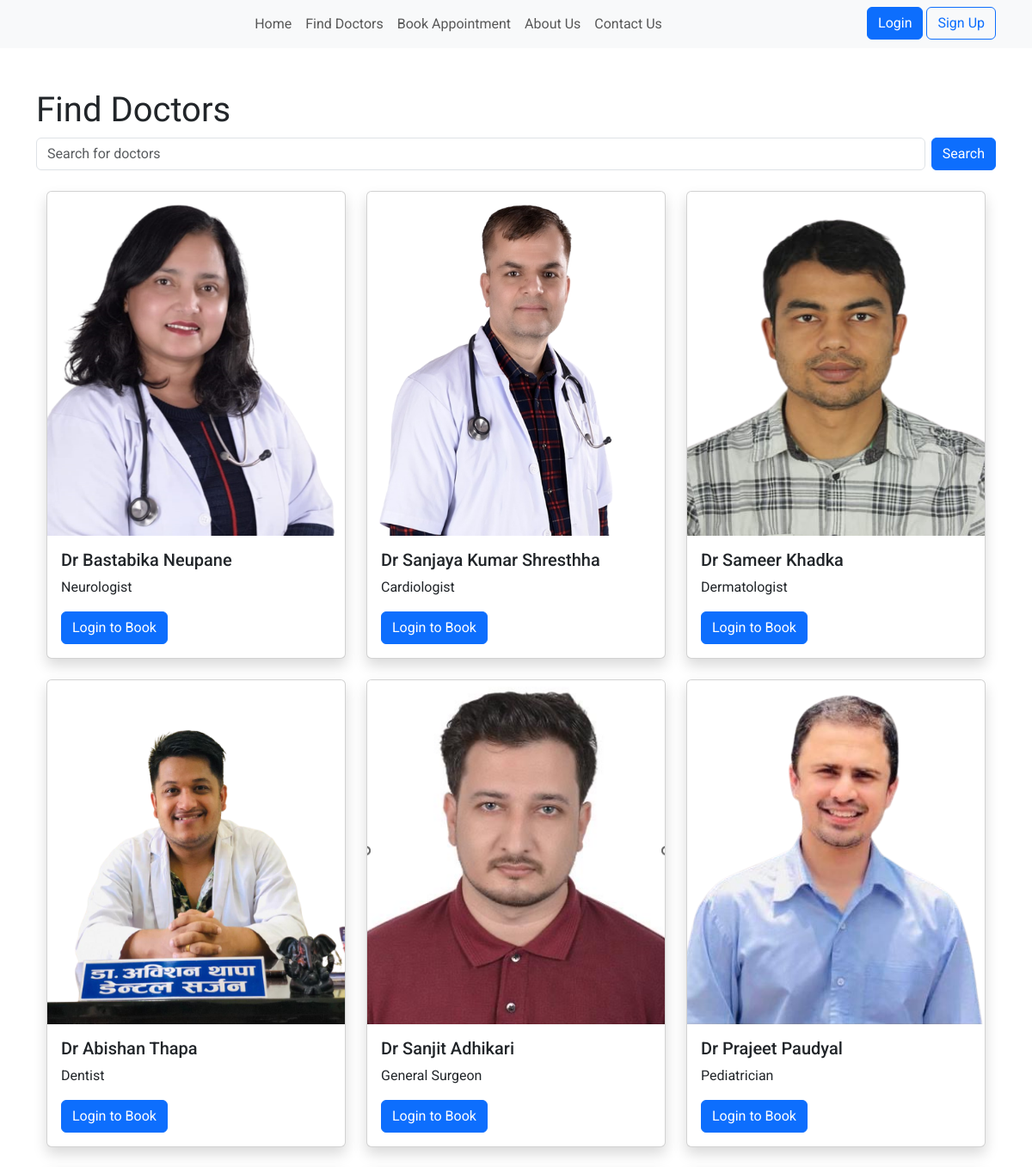
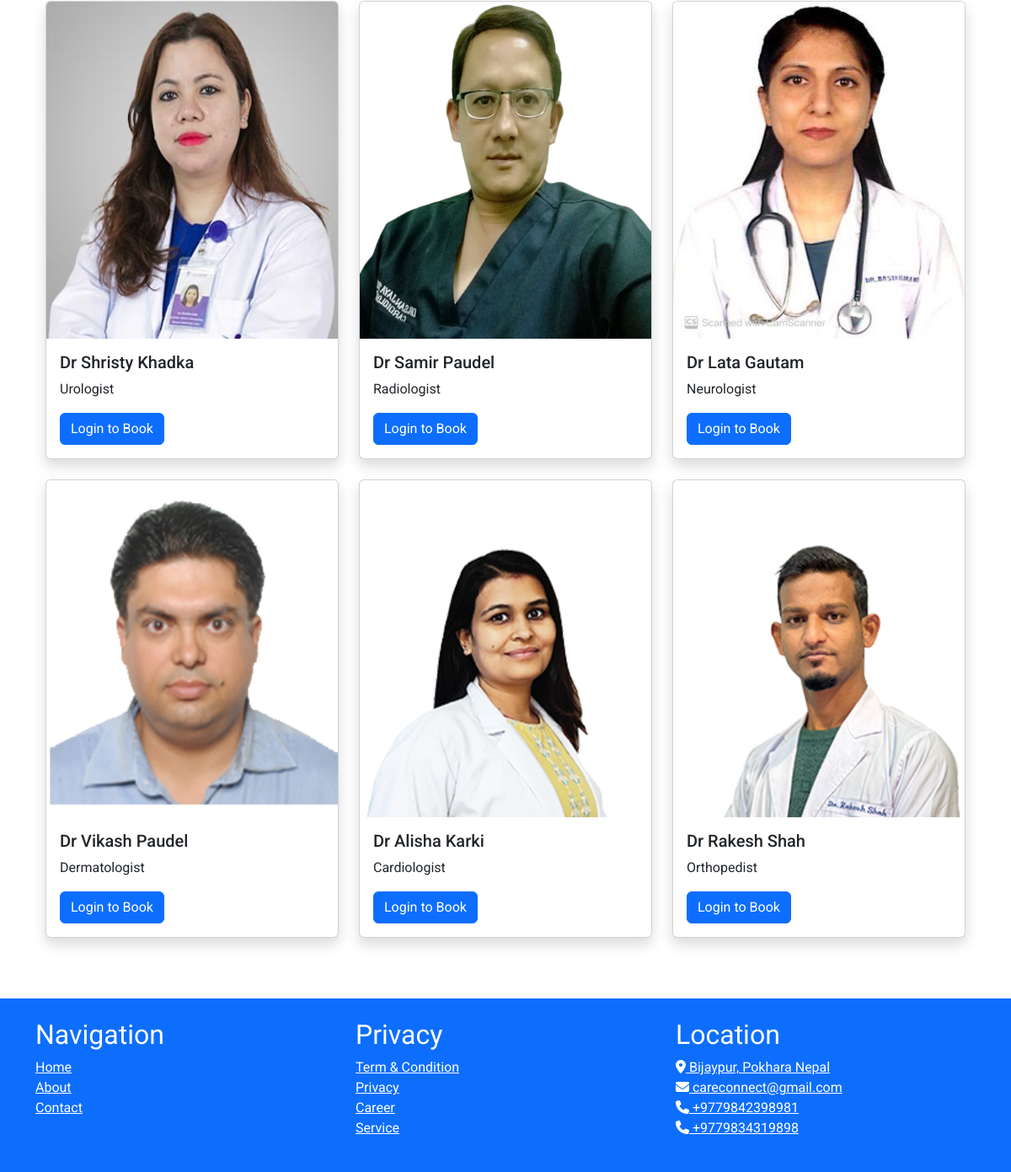
The app's page /doctors/find-doctors/ with its own data (2 pictures, top to bottom).
### doctors/models.py (models this page shows, shortened)
class Doctor(models.Model):
    name = models.CharField(max_length=50)
    mobile = models.CharField(max_length=15)
    profession = models.ForeignKey(Profession, on_delete=models.CASCADE,null=True)
    image = models.ImageField(upload_to='doctor_images/', null=True, blank=True)

### cms/models.py (models this page shows)
class Profession(models.Model):
    name = models.CharField(max_length=100)
    speciality = models.ForeignKey(Speciality, on_delete=models.CASCADE)
    def __str__(self):
        return self.name

### doctors/views.py (the view)
# urls.py: path('find-doctors/', views.find_doctors, name='find_doctors'),
def find_doctors(request, speciality_id=None):
    if speciality_id:
        speciality = get_object_or_404(Speciality, id=speciality_id)
        doctors = Doctor.objects.filter(profession__speciality=speciality)
    else:
        doctors = Doctor.objects.all()
    is_authenticated = request.user.is_authenticated
    is_staff = request.user.is_staff
    return render(request, 'doctors/find_doctors.html', {
        'doctors': doctors,
        'selected_speciality_id': speciality_id,
        'is_authenticated': is_authenticated,
        'is_staff': is_staff,})

### cms/context_processors.py (called while the page is built)
def logo_processor(request):
    logo = StaticFile.objects.filter(name='logo').first()
    return {
        'logo': logo,
    }

### templates/doctors/find_doctors.html (shortened to what this page needs)
{% extends 'cms/base.html' %}
{% block content %}
<div class="container my-5">
    <h1>Find Doctors</h1>
    <form action="{% url 'find_doctors' %}" method="GET" class="mb-4">
        <div class="input-group mb-3">
            <div class="col me-2">
                <input type="text" id="search-query" class="form-control" placeholder="Search for doctors">
            </div>
            <div class="col-auto">
                <button type="submit" id="search-button" class="btn btn-primary">Search</button>
            </div>
        </div>
    </form>
    <section class="container">
        <div class="row owl-carousel owl-theme">
            {% for doc in doctors %}
            <div class="col-md-4 mb-4">
                <div class="card shadow">
                    {% if doc.image %}
                    <img src="{{ doc.image.url }}" height="400px" class="card-img-top" alt="">
                    {% else %}
                    <img src="/static/img/placeholder.jpg" height="400px" class="card-img-top" alt="">
                    {% endif %}
                    <div class="card-body">
                        <h5 class="card-title">{{ doc.name }}</h5>
                        <p class="card-text">{{ doc.profession }}</p>
                        {% if request.user.is_authenticated or request.user.is_staff %}
                        <a href="{% url 'book_appointment' %}?doctor_id={{ doc.id }}&speciality_id={{ doc.profession.speciality.id }}"
                            class="btn btn-primary">Book Appointment</a>
                        {% else %}
                        <a href="{% url 'login' %}?next={% url 'book_appointment' %}%3Fdoctor_id%3D{{ doc.id }}%26speciality_id%3D{{ doc.profession.speciality.id }}"
                            class="btn btn-primary" onclick="alert('Please login or register to book appointment.')">
                            Login to Book</a>
                        {% endif %}
                    </div>
                </div>
            </div>
            {% endfor %}
        </div>
    </section>
</div>
{% endblock %}

### static/css/style.css (style rules this page uses)
body { font-family: 'Roboto', sans-serif; }
h1, h2, h3 { font-family: 'Varela Round', sans-serif; }

### templates/cms/base.html (style rules this page uses)
body { font-family: 'Roboto', sans-serif; }
h1, h2, h3 { font-family: 'Varela Round', sans-serif; }

### records on screen
Doctor: image (picture), name "Dr Bastabika Neupane", profession "Neurologist"
Doctor: image (picture), name "Dr Sanjaya Kumar Shresthha", profession "Cardiologist"
Doctor: image (picture), name "Dr Sameer Khadka", profession "Dermatologist"
Doctor: image (picture), name "Dr Abishan Thapa", profession "Dentist"
Doctor: image (picture), name "Dr Sanjit Adhikari", profession "General Surgeon"
Doctor: image (picture), name "Dr Prajeet Paudyal", profession "Pediatrician"
Doctor: image (picture), name "Dr Shristy Khadka", profession "Urologist"
Doctor: image (picture), name "Dr Samir Paudel", profession "Radiologist"
Doctor: image (picture), name "Dr Lata Gautam", profession "Neurologist"
Doctor: image (picture), name "Dr Vikash Paudel", profession "Dermatologist"
Doctor: image (picture), name "Dr Alisha Karki", profession "Cardiologist"
Doctor: image (picture), name "Dr Rakesh Shah", profession "Orthopedist"
